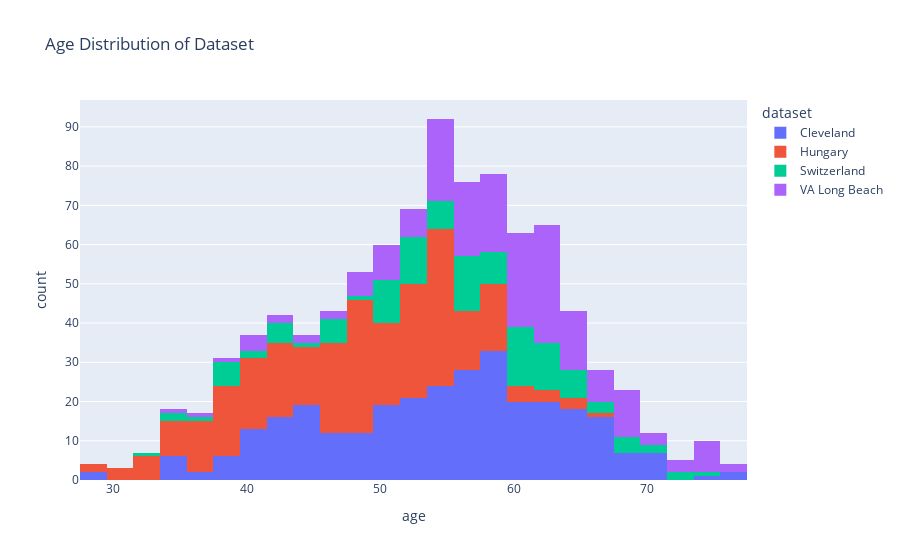

Notebook code for this chart:
### Markdown cell above
#### Age Column

### Code cell
# age distribution of the dataset using plotly
fig = px.histogram(df, x='age', color='dataset', title='Age Distribution of Dataset')
fig.show()

### Figure 1 — Plotly figure (JSON) as saved in the notebook; plotly's stock layout.template omitted (floating-point values rounded to 4 significant figures; data arrays with more than 128 entries replaced by an {"elided": "..."} marker saying what was removed)
{"data": [{"bingroup": "x", "hovertemplate": "dataset=Cleveland<br>age=%{x}<br>count=%{y}<extra></extra>", "legendgroup": "Cleveland", "marker": {"color": "#636efa", "pattern": {"shape": ""}}, "name": "Cleveland", "orientation": "v", "showlegend": true, "type": "histogram", "x": {"elided": "304 int values"}, "xaxis": "x", "yaxis": "y"}, {"bingroup": "x", "hovertemplate": "dataset=Hungary<br>age=%{x}<br>count=%{y}<extra></extra>", "legendgroup": "Hungary", "marker": {"color": "#EF553B", "pattern": {"shape": ""}}, "name": "Hungary", "orientation": "v", "showlegend": true, "type": "histogram", "x": {"elided": "293 int values"}, "xaxis": "x", "yaxis": "y"}, {"bingroup": "x", "hovertemplate": "dataset=Switzerland<br>age=%{x}<br>count=%{y}<extra></extra>", "legendgroup": "Switzerland", "marker": {"color": "#00cc96", "pattern": {"shape": ""}}, "name": "Switzerland", "orientation": "v", "showlegend": true, "type": "histogram", "x": [32, 34, 35, 36, 38, 38, 38, 38, 38, 38, 40, 41, 42, 42, 43, 43, 43, 45, 46, 46, 47, 47, 47, 47, 48, 50, 50, 50, 50, 51, 51, 51, 51, 51, 51, 51, 52, 52, 52, 52, 53, 53, 53, 53, 53, 53, 53, 53, 54, 54, 54, 55, 55, 55, 55, 56, 56, 56, 56, 56, 56, 56, 56, 57, 57, 57, 57, 57, 57, 58, 58, 58, 59, 59, 59, 59, 59, 60, 60, 60, 60, 60, 60, 61, 61, 61, 61, 61, 61, 61, 61, 61, 62, 62, 62, 62, 62, 62, 62, 63, 63, 63, 63, 63, 64, 64, 64, 65, 65, 65, 65, 66, 66, 67, 68, 68, 69, 69, 70, 70, 72, 73, 74], "xaxis": "x", "yaxis": "y"}, {"bingroup": "x", "hovertemplate": "dataset=VA Long Beach<br>age=%{x}<br>count=%{y}<extra></extra>", "legendgroup": "VA Long Beach", "marker": {"color": "#ab63fa", "pattern": {"shape": ""}}, "name": "VA Long Beach", "orientation": "v", "showlegend": true, "type": "histogram", "x": {"elided": "200 int values"}, "xaxis": "x", "yaxis": "y"}], "layout": {"barmode": "relative", "legend": {"title": {"text": "dataset"}, "tracegroupgap": 0}, "title": {"text": "Age Distribution of Dataset"}, "xaxis": {"anchor": "y", "domain": [0, 1], "title": {"text": "age"}}, "yaxis": {"anchor": "x", "domain": [0, 1], "title": {"text": "count"}}}}
